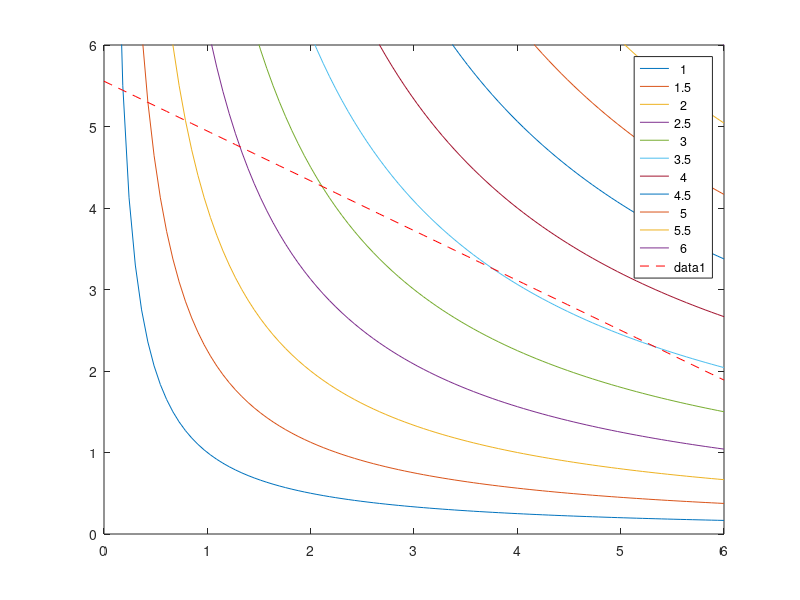

MATLAB code for this plot:
% Cobb-Douglas efficiency function
clc
clear

a1 = 0.5;
a2 = 0.5;

x1 = linspace(0, 6, 100)';

u = 1:0.5:6;
x2 = zeros(numel(x1), numel(u));
for i = 1:numel(u)
    x2(:,i) = power(u(i) ./ power(x1, a1), 1/a2);
end

b = 10;
c = [1.1, 1.8];
x3 = (b - c(1) .* x1) ./ c(2);

hold off;
plot(x1, x2);
axis([0, 6, 0, 6]);
legend(num2str(u'));
hold on;
plot(x1, x3, '--r');